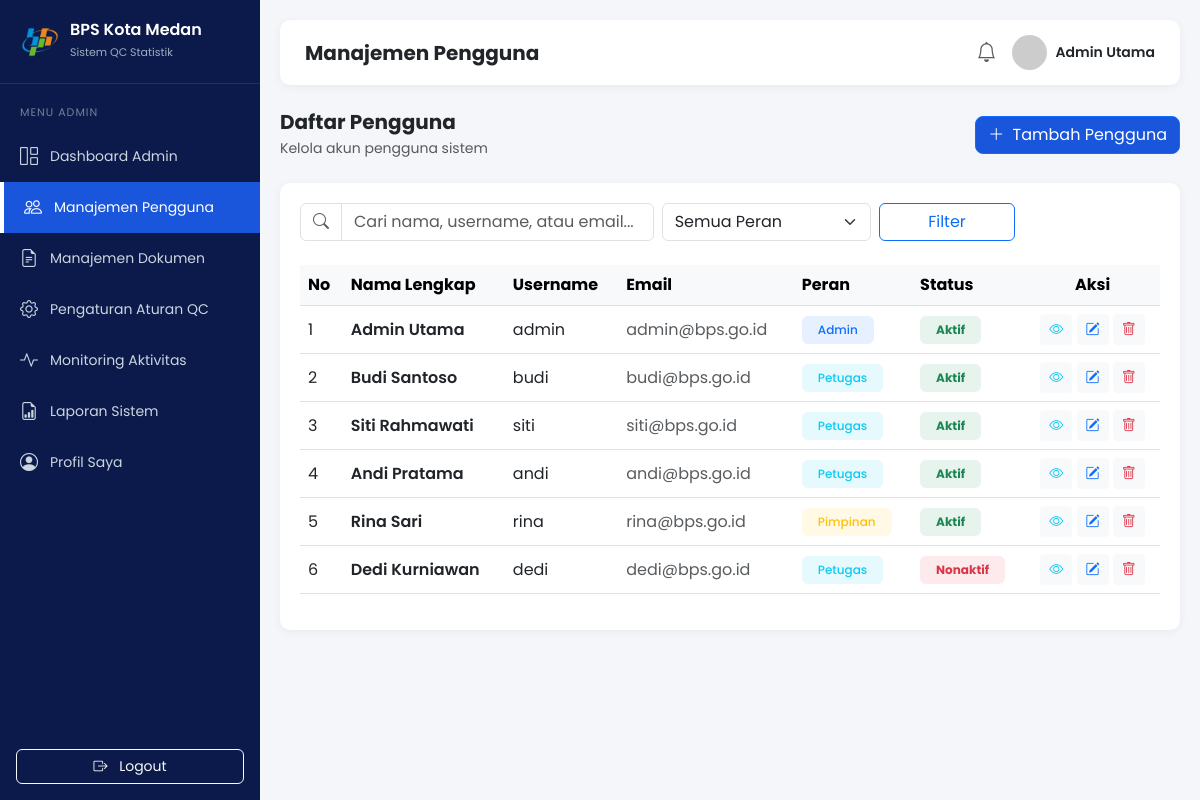
The app's page /admin/pengguna.php (signed in) with its own data.
### tables this page shows
CREATE TABLE `pengguna` (
  `id_pengguna` int(11) NOT NULL AUTO_INCREMENT,
  `nama` varchar(100) NOT NULL,
  `username` varchar(50) NOT NULL,
  `password` varchar(255) NOT NULL,
  `email` varchar(100) DEFAULT NULL,
  `role` enum('admin','petugas','pimpinan') NOT NULL,
  `status` enum('Aktif','Nonaktif') DEFAULT 'Aktif',
  `created_at` timestamp NOT NULL DEFAULT current_timestamp(),
  PRIMARY KEY (`id_pengguna`),
  UNIQUE KEY `username` (`username`)
);

### admin/pengguna.php (the view, shortened to what this page needs)
<?php
require_once '../config/koneksi.php';
$search = isset($_GET['search']) ? trim($_GET['search']) : '';
$query = "SELECT * FROM pengguna WHERE 1=1";
$params = [];
$query .= " ORDER BY id_pengguna ASC";
$stmt = $pdo->prepare($query);
$stmt->execute($params);
$users = $stmt->fetchAll();
?>
<!DOCTYPE html>
<html lang="id">
<head>
    <link href="https://cdn.jsdelivr.net/npm/bootstrap@5.3.0/dist/css/bootstrap.min.css" rel="stylesheet">
    <link rel="stylesheet" href="https://cdn.jsdelivr.net/npm/bootstrap-icons@1.10.5/font/bootstrap-icons.css">
    <link rel="stylesheet" href="../assets/css/style.css">
</head>
<body>
    <?php include '../includes/sidebar_admin.php'; ?>
    <div class="main-content">
        <div class="topbar">
            <h5 class="mb-0 fw-bold">Manajemen Pengguna</h5>
            <div class="d-flex align-items-center">
                <i class="bi bi-bell me-3 fs-5 text-muted"></i>
                <div class="d-flex align-items-center">
                    <img src="https://ui-avatars.com/api/?name=<?= urlencode($_SESSION['nama']) ?>&background=1a56db&color=fff" class="rounded-circle me-2" width="35">
                    <span class="fw-semibold" style="font-size: 14px;"><?= $_SESSION['nama'] ?></span>
                </div>
            </div>
        </div>
        <div class="d-flex justify-content-between align-items-center mb-4">
            <div>
                <h5 class="fw-bold mb-1">Daftar Pengguna</h5>
                <p class="text-muted mb-0" style="font-size: 14px;">Kelola akun pengguna sistem</p>
            </div>
            <button class="btn btn-primary" data-bs-toggle="modal" data-bs-target="#modalTambah" style="background-color: #1a56db; border-radius: 8px;">
                <i class="bi bi-plus-lg me-1"></i> Tambah Pengguna
            </button>
        </div>
        <div class="stat-card">
            <form method="GET" class="row mb-4 g-2">
                <div class="col-md-5">
                    <div class="input-group">
                        <span class="input-group-text bg-white"><i class="bi bi-search text-muted"></i></span>
                        <input type="text" name="search" class="form-control" placeholder="Cari nama, username, atau email..." value="<?= htmlspecialchars($search) ?>">
                    </div>
                </div>
                <div class="col-md-3">
                    <select name="role" class="form-select">
                        <option value="">Semua Peran</option>
                    </select>
                </div>
                <div class="col-md-2"><button type="submit" class="btn btn-outline-primary w-100">Filter</button></div>
            </form>
            <div class="table-responsive">
                <table class="table table-hover align-middle">
                    <thead class="table-light">
                        <tr>
                            <th>No</th><th>Nama Lengkap</th><th>Username</th><th>Email</th><th>Peran</th><th>Status</th><th class="text-center">Aksi</th>
                        </tr>
                    </thead>
                    <tbody>
                        <?php if(count($users) > 0): ?>
                            <?php $no = 1; foreach($users as $user): ?>
                            <tr>
                                <td><?= $no++ ?></td>
                                <td class="fw-semibold"><?= htmlspecialchars($user['nama']) ?></td>
                                <td><?= htmlspecialchars($user['username']) ?></td>
                                <td class="text-muted"><?= htmlspecialchars($user['email']) ?></td>
                                <td>
                                    <?php $badge = ($user['role']=='admin')?'primary':(($user['role']=='petugas')?'info':'warning'); ?>
                                    <span class="badge bg-<?= $badge ?> bg-opacity-10 text-<?= $badge ?> px-3 py-2" style="font-weight: 500;"><?= ucfirst($user['role']) ?></span>
                                </td>
                                <td><span class="badge bg-<?= ($user['status']=='Aktif')?'success':'danger' ?> bg-opacity-10 text-<?= ($user['status']=='Aktif')?'success':'danger' ?> px-3 py-2"><?= $user['status'] ?></span></td>
                                <td class="text-center">
                                    <button class="btn btn-sm btn-light text-info" data-bs-toggle="modal" data-bs-target="#modalLihat<?= $user['id_pengguna'] ?>" title="Lihat"><i class="bi bi-eye"></i></button>
                                    <button class="btn btn-sm btn-light text-primary" data-bs-toggle="modal" data-bs-target="#modalEdit<?= $user['id_pengguna'] ?>" title="Edit"><i class="bi bi-pencil-square"></i></button>
                                    <a href="pengguna.php?hapus=<?= $user['id_pengguna'] ?>" class="btn btn-sm btn-light text-danger" onclick="return confirm('Yakin ingin menghapus pengguna ini?');" title="Hapus"><i class="bi bi-trash"></i></a>
                                </td>
                            </tr>
                            <?php endforeach; ?>
                        <?php else: ?>
                            <tr><td colspan="7" class="text-center py-4 text-muted">Data pengguna tidak ditemukan.</td></tr>
                        <?php endif; ?>
                    </tbody>
                </table>
            </div>
        </div>
    </div>
</body>
</html>

### assets/css/style.css (style rules this page uses)
body { font-family: 'Poppins', sans-serif; background-color: #f4f6f9; margin: 0; overflow-x: hidden; }
.main-content { margin-left: 260px; padding: 20px; min-height: 100vh; }
.topbar { background: #fff; padding: 15px 25px; border-radius: 10px; box-shadow: 0 2px 10px rgba(0,0,0,0.05); display: flex; justify-content: space-between; align-items: center; margin-bottom: 25px; }
.stat-card { background: #fff; border-radius: 10px; padding: 20px; border: none; box-shadow: 0 2px 10px rgba(0,0,0,0.05); }

### records on screen
pengguna: nama "Admin Utama", username "admin", email "admin@bps.go.id", role "Admin", status "Aktif"
pengguna: nama "Budi Santoso", username "budi", email "budi@bps.go.id", role "Petugas", status "Aktif"
pengguna: nama "Siti Rahmawati", username "siti", email "siti@bps.go.id", role "Petugas", status "Aktif"
pengguna: nama "Andi Pratama", username "andi", email "andi@bps.go.id", role "Petugas", status "Aktif"
pengguna: nama "Rina Sari", username "rina", email "rina@bps.go.id", role "Pimpinan", status "Aktif"
pengguna: nama "Dedi Kurniawan", username "dedi", email "dedi@bps.go.id", role "Petugas", status "Nonaktif"

### other values on screen
$_SESSION['nama'] "Admin Utama"
